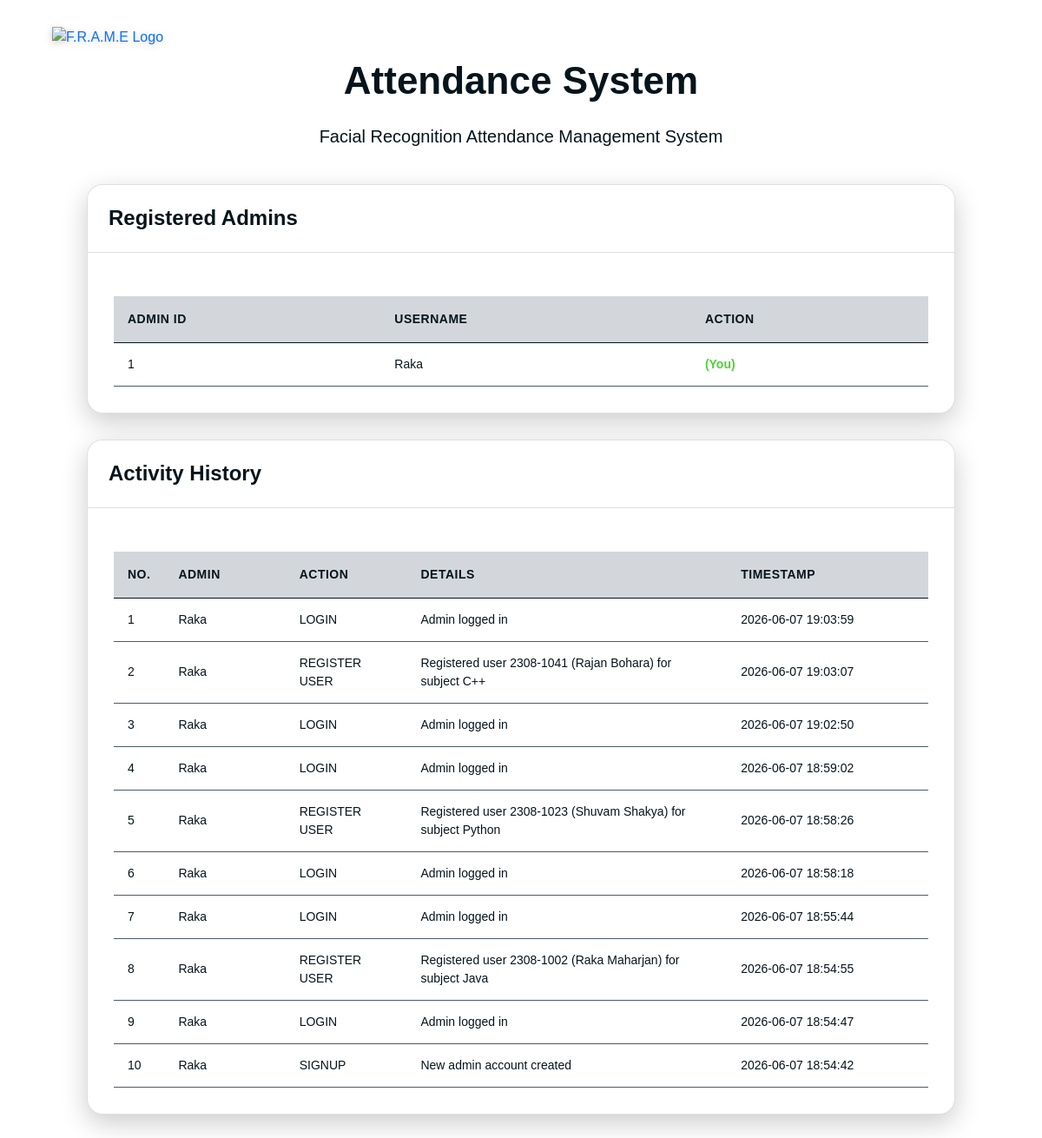
The app's page /adminlog (signed in) with its own data.
### tables this page shows
CREATE TABLE admin_signup (
            admin_id TEXT PRIMARY KEY,
            username TEXT NOT NULL,
            password TEXT NOT NULL
        );

CREATE TABLE admin_action_log (
            id INTEGER PRIMARY KEY AUTOINCREMENT,
            admin_id TEXT NOT NULL,
            action TEXT NOT NULL,
            details TEXT,
            timestamp TEXT DEFAULT CURRENT_TIMESTAMP,
            FOREIGN KEY (admin_id) REFERENCES admin_signup(admin_id)
        );

### app.py (the view)
@app.route('/adminlog')
def adminlog():
    if 'admin' not in session:
        return render_template('LogInForm.html', mess="Please log in first.")
    conn = get_db()
    cur = conn.cursor()
    cur.execute("SELECT * FROM admin_signup")
    all_admins = cur.fetchall()
    cur.execute("""
        SELECT l.admin_id, s.username, l.action, l.details, l.timestamp
        FROM admin_action_log l
        LEFT JOIN admin_signup s ON l.admin_id = s.admin_id
        ORDER BY l.id DESC
    """)
    logs = cur.fetchall()
    conn.close()
    admin_ids = [log['admin_id'] for log in logs]
    usernames = [log['username'] if log['username'] else 'Deleted Admin' for log in logs]
    actions = [log['action'] for log in logs]
    details = [log['details'] for log in logs]
    timestamps = [log['timestamp'] for log in logs]
    return render_template('AdminLog.html',
                           admin_ids=admin_ids,
                           usernames=usernames,
                           actions=actions,
                           details=details,
                           timestamps=timestamps,
                           l=len(logs),
                           all_admins=all_admins,
                           current_admin=session['admin'])

### app.py (called while the page is built)
def get_db():
    conn = sqlite3.connect(DATABASE)
    conn.row_factory = sqlite3.Row  # This makes rows accessible like dictionaries
    return conn

@app.before_request
def before_request():
    g.user = None
    if 'admin' in session:
        print(f"[DEBUG] Session admin found: {session['admin']}")
        conn = get_db()
        cur = conn.cursor()
        cur.execute("SELECT 1 FROM admin_signup WHERE admin_id = ?", (session['admin'],))
        admin_exists = cur.fetchone()
        conn.close()
        if admin_exists:
            g.user = session['admin']
        else:
            session.pop('admin', None)
            if request.endpoint and 'static' not in request.endpoint:
                return redirect(url_for('home'))

### templates/AdminLog.html (shortened to what this page needs)
<!DOCTYPE html>
<html lang="en">
<head>
  <link href="https://cdn.jsdelivr.net/npm/bootstrap@5.0.2/dist/css/bootstrap.min.css" rel="stylesheet"
>
</head>
<body>
  <div class="logo-container">
    <a href="/" class="logo-link" title="Go to Home">
      <img src="static/images/favicon.png" alt="F.R.A.M.E Logo">
    </a>
  </div>
  <div class="page-header">
    <div class="page-title">Attendance System</div>
    <div class="page-subtitle">Facial Recognition Attendance Management System</div>
  </div>
  <div class="container-wrapper">
    <div class="card" style="margin-bottom: 30px;">
      <div class="card-header">
        <h2>Registered Admins</h2>
      </div>
      <div class="card-body">
        {% if all_admins %}
        <table>
          <thead>
            <tr>
              <th>Admin ID</th>
              <th>Username</th>
              <th>Action</th>
            </tr>
          </thead>
          <tbody>
            {% for admin in all_admins %}
            <tr>
              <td>{{ admin['admin_id'] }}</td>
              <td>{{ admin['username'] }}</td>
              <td>
                {% if admin['admin_id'] == current_admin %}
                <span style="color: #4cd137; font-weight: bold;">(You)</span>
                {% endif %}
              </td>
            </tr>
            {% endfor %}
          </tbody>
        </table>
        {% else %}
        <div class="no-data">No admins found.</div>
        {% endif %}
      </div>
    </div>
    <div class="card">
      <div class="card-header">
        <h2>Activity History</h2>
      </div>
      <div class="card-body">
        {% if l >= 1 %}
        <table>
          <thead>
            <tr>
              <th width="5%">No.</th>
              <th width="15%">Admin</th>
              <th width="15%">Action</th>
              <th width="40%">Details</th>
              <th width="25%">Timestamp</th>
            </tr>
          </thead>
          <tbody>
            {% for i in range(l) %}
            <tr>
              <td>{{ i+1 }}</td>
              <td>{{ usernames[i] }}</td>
              <td>{{ actions[i] }}</td>
              <td>{{ details[i] }}</td>
              <td>{{ timestamps[i] }}</td>
            </tr>
            {% endfor %}
          </tbody>
        </table>
        {% else %}
        <div class="no-data">No admin logs found.</div>
        {% endif %}
      </div>
    </div>
  </div>
</body>
</html>

### templates/AdminLog.html (style rules this page uses)
* { margin: 0; padding: 0; box-sizing: border-box; }
body { font-family: "Poppins", sans-serif; background: white; min-height: 100vh; color: #06141B; padding: 40px 20px; }
.logo-container { position: absolute; top: 30px; left: 60px; z-index: 10; }
.logo-link { display: inline-block; text-decoration: none; transition: all 0.3s ease; }
.logo-link img { width: 50px; height: 50px; object-fit: contain; transition: transform 0.3s ease; filter: drop-shadow(0 2px 4px rgba(0, 0, 0, 0.2)); }
.page-header { text-align: center; margin-bottom: 40px; animation: slideInDown 0.6s ease-out; margin-top: 20px; }
.page-title { font-size: 44px; font-weight: 700; color: #06141B; margin-bottom: 16px; }
.page-subtitle { font-size: 20px; color: #06141B; }
.container-wrapper { max-width: 1000px; margin: 0 auto; }
.card { background: white; border-radius: 18px; box-shadow: 0 10px 30px rgba(0, 0, 0, 0.2); overflow: hidden; animation: slideInUp 0.6s ease-out 0.2s both; }
.card-header { background: white; padding: 24px; color: #06141B; }
.card-header h2 { font-size: 24px; font-weight: 700; margin: 0; }
.card-body { padding: 30px; }
table { width: 100%; border-collapse: collapse; margin-top: 20px; }
thead { background: #4a5c6a3e; border-bottom: 1px solid #06141B; }
th { padding: 16px; text-align: left; font-weight: 700; color: #06141B; font-size: 14px; text-transform: uppercase; letter-spacing: 0.5px; }
td { padding: 14px 16px; border-bottom: 1px solid #4A5C6A; font-size: 14px; color: #06141B; }
tbody tr { transition: background-color 0.3s ease; background-color: white; }

### records on screen
admin_signup: admin_id "1", username "Raka", shows "(You)", username "Raka" "Raka" "Raka" "Raka" "Raka" "Raka" "Raka" "Raka" "Raka" "Raka"
admin_action_log: action "LOGIN", details "Admin logged in", timestamp "2026-06-07 19:03:59"
admin_action_log: action "REGISTER USER", details "Registered user 2308-1041 (Rajan Bohara) for subject C++", timestamp "2026-06-07 19:03:07"
admin_action_log: action "LOGIN", details "Admin logged in", timestamp "2026-06-07 19:02:50"
admin_action_log: action "LOGIN", details "Admin logged in", timestamp "2026-06-07 18:59:02"
admin_action_log: action "REGISTER USER", details "Registered user 2308-1023 (Shuvam Shakya) for subject Python", timestamp "2026-06-07 18:58:26"
admin_action_log: action "LOGIN", details "Admin logged in", timestamp "2026-06-07 18:58:18"
admin_action_log: action "LOGIN", details "Admin logged in", timestamp "2026-06-07 18:55:44"
admin_action_log: action "REGISTER USER", details "Registered user 2308-1002 (Raka Maharjan) for subject Java", timestamp "2026-06-07 18:54:55"
admin_action_log: action "LOGIN", details "Admin logged in", timestamp "2026-06-07 18:54:47"
admin_action_log: action "SIGNUP", details "New admin account created", timestamp "2026-06-07 18:54:42"

### other values on screen
{{ i+1 }} "1" "2" "3" "4" "5" "6" "7" "8" "9" "10"
